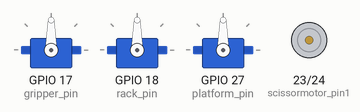
Simulated run of this program. Board: Raspberry Pi (BCM pin numbers). On the bench: 3 × servo, motor-driver pin pairs drawn as motors (green arrow = first pin HIGH = forward, orange = second pin HIGH = backward, longer = more drive). Servo angles are drawn from the pulse width (0.5 ms = 0°, 2.5 ms = 180°). At 11.8 s the program stops and its outputs stay as they are.

Above: at 0.1 s.
At 1.1 s:
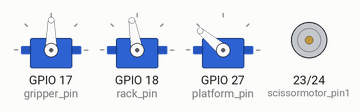
At 4.1 s:
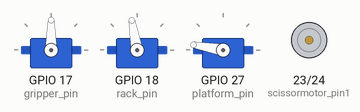
At 5.7 s:
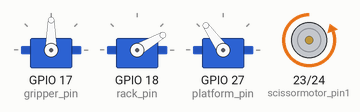
At 9.3 s:
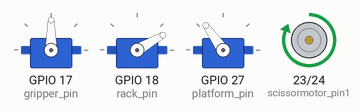
At 10.9 s:
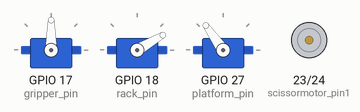
Timing chart, 0 to 12.4 s (numbered marks = the images above):
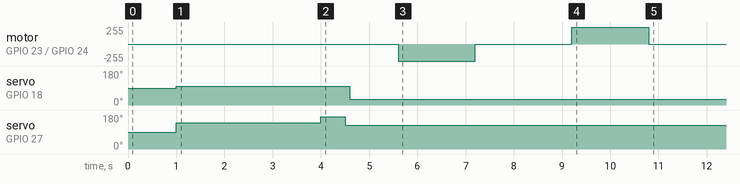

The program:

pack_cutter.py
```python
import RPi.GPIO as GPIO
import time

def angle_to_duty_cycle(angle):
    return 2.5 + (angle/18)

def clockwise(pin1,pin2):
    GPIO.output(pin1,GPIO.HIGH)
    GPIO.output(pin2,GPIO.LOW)

def anticlockwise(pin1,pin2):
    GPIO.output(pin1,GPIO.LOW)
    GPIO.output(pin2,GPIO.HIGH)

def stop(pin1,pin2):
    GPIO.output(pin1,GPIO.LOW)
    GPIO.output(pin2,GPIO.LOW)

def cut_cycle():
    #set position
    platform_pwm.ChangeDutyCycle(angle_to_duty_cycle(140))
    rack_pwm.ChangeDutyCycle(angle_to_duty_cycle(100))
    time.sleep(3)
    #robot arm will insert pack here
    #cut pack
    platform_pwm.ChangeDutyCycle(angle_to_duty_cycle(170))
    time.sleep(0.5)
    platform_pwm.ChangeDutyCycle(angle_to_duty_cycle(125))
    time.sleep(0.1)
    rack_pwm.ChangeDutyCycle(angle_to_duty_cycle(30))
    time.sleep(1)
    anticlockwise(scissormotor_pin1,scissormotor_pin2)
    time.sleep(1.6)
    stop(scissormotor_pin1,scissormotor_pin2)
    time.sleep(2)
    clockwise(scissormotor_pin1,scissormotor_pin2)
    time.sleep(1.6)
    stop(scissormotor_pin1,scissormotor_pin2)

gripper_pin = 17
rack_pin = 18
platform_pin = 27
scissormotor_pin1 = 23
scissormotor_pin2 = 24

GPIO.setmode(GPIO.BCM)
GPIO.setup(gripper_pin,GPIO.OUT)
GPIO.setup(rack_pin,GPIO.OUT)
GPIO.setup(platform_pin,GPIO.OUT)
GPIO.setup(scissormotor_pin1,GPIO.OUT)
GPIO.setup(scissormotor_pin2,GPIO.OUT)

gripper_pwm = GPIO.PWM(gripper_pin, 50)
gripper_pwm.start(7.5)

rack_pwm = GPIO.PWM(rack_pin, 50)
rack_pwm.start(7.5)

platform_pwm = GPIO.PWM(platform_pin, 50)
platform_pwm.start(7.5)

stop(scissormotor_pin1,scissormotor_pin2)

try:
    time.sleep(1)
    cut_cycle()
    time.sleep(1)

    gripper_pwm.stop()
    rack_pwm.stop()
    platform_pwm.stop()
    GPIO.cleanup()

except KeyboardInterrupt:
    gripper_pwm.stop()
    rack_pwm.stop()
    platform_pwm.stop()
    GPIO.cleanup()
```

Measured:
- by itself, servo on GPIO 18 (rack_pin): 90° → 100° at 1.0 s, → 30° 3.6 s later
- by itself, servo on GPIO 27 (platform_pin): 90° → 140° at 1.0 s, → 170° 3.0 s later, → 125° 0.50 s later
- by itself, motor on GPIO 23 (scissormotor_pin1) / GPIO 24 (scissormotor_pin2): stopped → backward 255/255 at 5.6 s, → stopped 1.6 s later, → forward 255/255 2.0 s later, → stopped 1.6 s later
